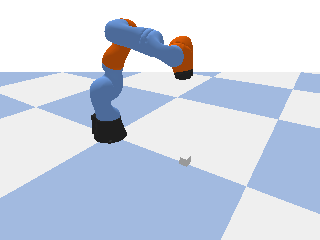
#> input picture dataset_sample/episode_000001/images/000000.png, 320 x 240 px; its folder holds 4 pictures in this run
$ python visualize_episode.py ../dataset_sample/episode_000001/images
#> lines starting #> are read from the running program, lines starting #| are printed output that depends on the picture
#!/usr/bin/env python3
"""为已采集 episode 生成带标注的 GIF 回放。"""

from __future__ import annotations

import argparse
from pathlib import Path

import numpy as np
from PIL import Image, ImageDraw


def parse_args() -> argparse.Namespace:
    parser = argparse.ArgumentParser(description="Visualize a collected episode.")
    parser.add_argument("episode_dir", type=Path, help="Episode directory.")
    parser.add_argument(
        "--save-gif",
        type=Path,
        default=None,
        help="GIF path. Defaults to <episode_dir>/replay.gif.",
    )
    parser.add_argument("--fps", type=float, default=10.0, help="GIF playback FPS.")
    parser.add_argument(
        "--max-frames",
        type=int,
        default=120,
        help="Maximum frames to include in the GIF preview.",
    )
    return parser.parse_args()


def load_array(path: Path) -> np.ndarray | None:
    if not path.exists():
        return None
    return np.load(path)


def format_vector(prefix: str, values: np.ndarray | None, index: int, count: int) -> str:
    if values is None or index >= len(values):
        return f"{prefix}: n/a"
    head = values[index][:count]
    return f"{prefix}: " + ", ".join(f"{value:+.2f}" for value in head)


def annotated_frames(
    image_paths: list[Path],
    actions: np.ndarray | None,
    object_poses: np.ndarray | None,
    max_frames: int,
) -> list[Image.Image]:
#> called with max_frames = 120
    frames: list[Image.Image] = []
    for step, image_path in enumerate(image_paths[:max_frames]):
        image = Image.open(image_path).convert("RGB")
#> image is the input picture: PIL image 320x240 RGB; mean R, G, B 203.6, 212.8, 228.6
        draw = ImageDraw.Draw(image)
        lines = [
            f"step: {step:06d}",
            format_vector("action", actions, step, 3),
            format_vector("object_xyz", object_poses, step, 3),
        ]
        draw.rectangle((8, 8, 360, 72), fill=(0, 0, 0))
        for line_index, line in enumerate(lines):
            draw.text((16, 14 + line_index * 18), line, fill=(255, 255, 255))
        frames.append(image)
    return frames


def main() -> int:
    args = parse_args()
    episode_dir = args.episode_dir
    images_dir = episode_dir / "images"
    image_paths = sorted(images_dir.glob("*.png"))
    if not image_paths:
        print(f"No PNG frames found in {images_dir}")
        return 1
    if args.fps <= 0:
        print("--fps must be positive")
        return 1
    if args.max_frames <= 0:
        print("--max-frames must be positive")
        return 1

    actions = load_array(episode_dir / "actions.npy")
    object_poses = load_array(episode_dir / "object_poses.npy")
    frames = annotated_frames(image_paths, actions, object_poses, args.max_frames)
    output_path = args.save_gif or (episode_dir / "replay.gif")
    output_path.parent.mkdir(parents=True, exist_ok=True)
    duration_ms = max(1, int(1000.0 / args.fps))
    frames[0].save(
        output_path,
        save_all=True,
        append_images=frames[1:],
        duration=duration_ms,
        loop=0,
    )
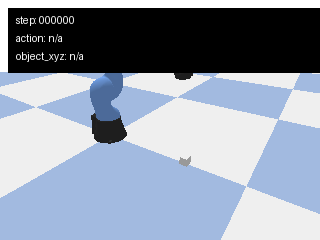
#> saved as replay.gif: PIL image 320x240 RGB; mean R, G, B 143.5, 153.1, 168.5
    print(
        f"Wrote GIF replay to {output_path} "
        f"({len(frames)} of {len(image_paths)} frames)"
    )
    return 0


if __name__ == "__main__":
    raise SystemExit(main())
#> (the program exits here)
